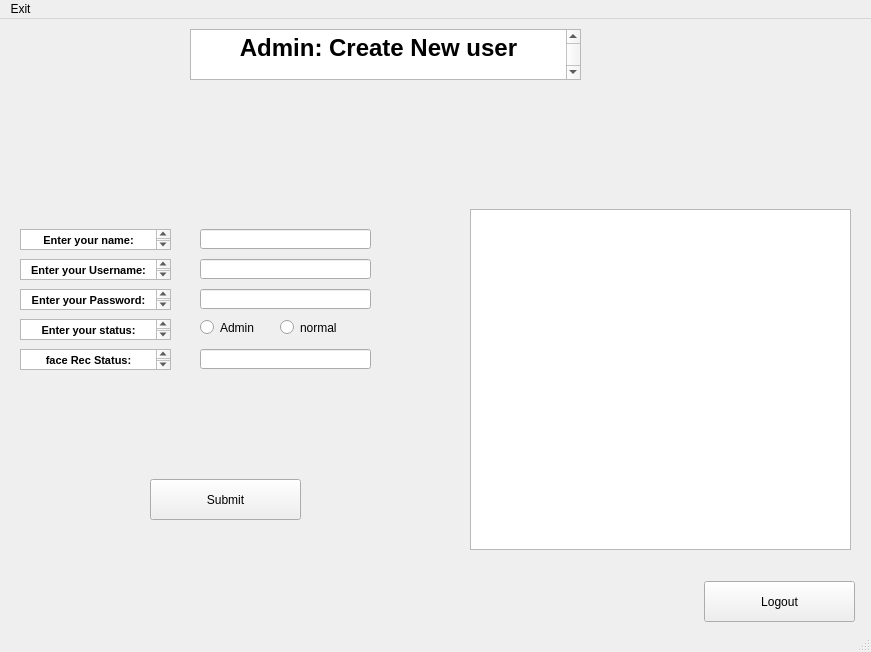
<?xml version="1.0" encoding="UTF-8"?>
<ui version="4.0">
 <class>MainWindow</class>
 <widget class="QMainWindow" name="MainWindow">
  <property name="geometry">
   <rect>
    <x>0</x>
    <y>0</y>
    <width>871</width>
    <height>652</height>
   </rect>
  </property>
  <property name="windowTitle">
   <string>MainWindow</string>
  </property>
  <widget class="QWidget" name="centralwidget">
   <widget class="QTextEdit" name="textEdit">
    <property name="geometry">
     <rect>
      <x>190</x>
      <y>10</y>
      <width>391</width>
      <height>51</height>
     </rect>
    </property>
    <property name="html">
     <string>&lt;!DOCTYPE HTML PUBLIC &quot;-//W3C//DTD HTML 4.0//EN&quot; &quot;http://www.w3.org/TR/REC-html40/strict.dtd&quot;&gt;
&lt;html&gt;&lt;head&gt;&lt;meta name=&quot;qrichtext&quot; content=&quot;1&quot; /&gt;&lt;style type=&quot;text/css&quot;&gt;
p, li { white-space: pre-wrap; }
&lt;/style&gt;&lt;/head&gt;&lt;body style=&quot; font-family:'MS Shell Dlg 2'; font-size:8.25pt; font-weight:400; font-style:normal;&quot;&gt;
&lt;p align=&quot;center&quot; style=&quot; margin-top:0px; margin-bottom:0px; margin-left:0px; margin-right:0px; -qt-block-indent:0; text-indent:0px;&quot;&gt;&lt;span style=&quot; font-size:18pt; font-weight:600;&quot;&gt;Admin: Create New user&lt;/span&gt;&lt;/p&gt;
&lt;p align=&quot;center&quot; style=&quot;-qt-paragraph-type:empty; margin-top:0px; margin-bottom:0px; margin-left:0px; margin-right:0px; -qt-block-indent:0; text-indent:0px; font-size:18pt; font-weight:600;&quot;&gt;&lt;br /&gt;&lt;/p&gt;
&lt;p align=&quot;center&quot; style=&quot;-qt-paragraph-type:empty; margin-top:0px; margin-bottom:0px; margin-left:0px; margin-right:0px; -qt-block-indent:0; text-indent:0px; font-size:18pt; font-weight:600;&quot;&gt;&lt;br /&gt;&lt;/p&gt;&lt;/body&gt;&lt;/html&gt;</string>
    </property>
   </widget>
   <widget class="QLabel" name="label">
    <property name="geometry">
     <rect>
      <x>270</x>
      <y>40</y>
      <width>231</width>
      <height>171</height>
     </rect>
    </property>
    <property name="text">
     <string>&lt;html&gt;&lt;head/&gt;&lt;body&gt;&lt;p&gt;&lt;img src=&quot;:/newPrefix/Webp.net-resizeimage.jpg&quot;/&gt;&lt;/p&gt;&lt;/body&gt;&lt;/html&gt;</string>
    </property>
   </widget>
   <widget class="QPushButton" name="pushButton_2">
    <property name="geometry">
     <rect>
      <x>704</x>
      <y>562</y>
      <width>151</width>
      <height>41</height>
     </rect>
    </property>
    <property name="text">
     <string>Logout</string>
    </property>
   </widget>
   <widget class="QTextEdit" name="textEdit_2">
    <property name="geometry">
     <rect>
      <x>20</x>
      <y>210</y>
      <width>151</width>
      <height>21</height>
     </rect>
    </property>
    <property name="html">
     <string>&lt;!DOCTYPE HTML PUBLIC &quot;-//W3C//DTD HTML 4.0//EN&quot; &quot;http://www.w3.org/TR/REC-html40/strict.dtd&quot;&gt;
&lt;html&gt;&lt;head&gt;&lt;meta name=&quot;qrichtext&quot; content=&quot;1&quot; /&gt;&lt;style type=&quot;text/css&quot;&gt;
p, li { white-space: pre-wrap; }
&lt;/style&gt;&lt;/head&gt;&lt;body style=&quot; font-family:'MS Shell Dlg 2'; font-size:8.25pt; font-weight:400; font-style:normal;&quot;&gt;
&lt;p align=&quot;center&quot; style=&quot; margin-top:0px; margin-bottom:0px; margin-left:0px; margin-right:0px; -qt-block-indent:0; text-indent:0px;&quot;&gt;&lt;span style=&quot; font-size:8pt; font-weight:600;&quot;&gt;Enter your name:&lt;/span&gt;&lt;/p&gt;
&lt;p align=&quot;center&quot; style=&quot;-qt-paragraph-type:empty; margin-top:0px; margin-bottom:0px; margin-left:0px; margin-right:0px; -qt-block-indent:0; text-indent:0px; font-size:8pt; font-weight:600;&quot;&gt;&lt;br /&gt;&lt;/p&gt;&lt;/body&gt;&lt;/html&gt;</string>
    </property>
   </widget>
   <widget class="QTextEdit" name="textEdit_3">
    <property name="geometry">
     <rect>
      <x>20</x>
      <y>240</y>
      <width>151</width>
      <height>21</height>
     </rect>
    </property>
    <property name="html">
     <string>&lt;!DOCTYPE HTML PUBLIC &quot;-//W3C//DTD HTML 4.0//EN&quot; &quot;http://www.w3.org/TR/REC-html40/strict.dtd&quot;&gt;
&lt;html&gt;&lt;head&gt;&lt;meta name=&quot;qrichtext&quot; content=&quot;1&quot; /&gt;&lt;style type=&quot;text/css&quot;&gt;
p, li { white-space: pre-wrap; }
&lt;/style&gt;&lt;/head&gt;&lt;body style=&quot; font-family:'MS Shell Dlg 2'; font-size:8.25pt; font-weight:400; font-style:normal;&quot;&gt;
&lt;p align=&quot;center&quot; style=&quot; margin-top:0px; margin-bottom:0px; margin-left:0px; margin-right:0px; -qt-block-indent:0; text-indent:0px;&quot;&gt;&lt;span style=&quot; font-size:8pt; font-weight:600;&quot;&gt;Enter your Username:&lt;/span&gt;&lt;/p&gt;
&lt;p align=&quot;center&quot; style=&quot;-qt-paragraph-type:empty; margin-top:0px; margin-bottom:0px; margin-left:0px; margin-right:0px; -qt-block-indent:0; text-indent:0px; font-size:8pt; font-weight:600;&quot;&gt;&lt;br /&gt;&lt;/p&gt;&lt;/body&gt;&lt;/html&gt;</string>
    </property>
   </widget>
   <widget class="QTextEdit" name="textEdit_4">
    <property name="geometry">
     <rect>
      <x>20</x>
      <y>270</y>
      <width>151</width>
      <height>21</height>
     </rect>
    </property>
    <property name="html">
     <string>&lt;!DOCTYPE HTML PUBLIC &quot;-//W3C//DTD HTML 4.0//EN&quot; &quot;http://www.w3.org/TR/REC-html40/strict.dtd&quot;&gt;
&lt;html&gt;&lt;head&gt;&lt;meta name=&quot;qrichtext&quot; content=&quot;1&quot; /&gt;&lt;style type=&quot;text/css&quot;&gt;
p, li { white-space: pre-wrap; }
&lt;/style&gt;&lt;/head&gt;&lt;body style=&quot; font-family:'MS Shell Dlg 2'; font-size:8.25pt; font-weight:400; font-style:normal;&quot;&gt;
&lt;p align=&quot;center&quot; style=&quot; margin-top:0px; margin-bottom:0px; margin-left:0px; margin-right:0px; -qt-block-indent:0; text-indent:0px;&quot;&gt;&lt;span style=&quot; font-size:8pt; font-weight:600;&quot;&gt;Enter your Password:&lt;/span&gt;&lt;/p&gt;
&lt;p align=&quot;center&quot; style=&quot;-qt-paragraph-type:empty; margin-top:0px; margin-bottom:0px; margin-left:0px; margin-right:0px; -qt-block-indent:0; text-indent:0px; font-size:8pt; font-weight:600;&quot;&gt;&lt;br /&gt;&lt;/p&gt;&lt;/body&gt;&lt;/html&gt;</string>
    </property>
   </widget>
   <widget class="QGraphicsView" name="graphicsView">
    <property name="geometry">
     <rect>
      <x>470</x>
      <y>190</y>
      <width>381</width>
      <height>341</height>
     </rect>
    </property>
   </widget>
   <widget class="QLineEdit" name="lineEdit">
    <property name="geometry">
     <rect>
      <x>200</x>
      <y>210</y>
      <width>171</width>
      <height>20</height>
     </rect>
    </property>
   </widget>
   <widget class="QLineEdit" name="lineEdit_2">
    <property name="geometry">
     <rect>
      <x>200</x>
      <y>240</y>
      <width>171</width>
      <height>20</height>
     </rect>
    </property>
   </widget>
   <widget class="QLineEdit" name="lineEdit_3">
    <property name="geometry">
     <rect>
      <x>200</x>
      <y>270</y>
      <width>171</width>
      <height>20</height>
     </rect>
    </property>
   </widget>
   <widget class="QTextEdit" name="textEdit_5">
    <property name="geometry">
     <rect>
      <x>20</x>
      <y>330</y>
      <width>151</width>
      <height>21</height>
     </rect>
    </property>
    <property name="html">
     <string>&lt;!DOCTYPE HTML PUBLIC &quot;-//W3C//DTD HTML 4.0//EN&quot; &quot;http://www.w3.org/TR/REC-html40/strict.dtd&quot;&gt;
&lt;html&gt;&lt;head&gt;&lt;meta name=&quot;qrichtext&quot; content=&quot;1&quot; /&gt;&lt;style type=&quot;text/css&quot;&gt;
p, li { white-space: pre-wrap; }
&lt;/style&gt;&lt;/head&gt;&lt;body style=&quot; font-family:'MS Shell Dlg 2'; font-size:8.25pt; font-weight:400; font-style:normal;&quot;&gt;
&lt;p align=&quot;center&quot; style=&quot; margin-top:0px; margin-bottom:0px; margin-left:0px; margin-right:0px; -qt-block-indent:0; text-indent:0px;&quot;&gt;&lt;span style=&quot; font-size:8pt; font-weight:600;&quot;&gt;face Rec Status:&lt;/span&gt;&lt;/p&gt;
&lt;p align=&quot;center&quot; style=&quot;-qt-paragraph-type:empty; margin-top:0px; margin-bottom:0px; margin-left:0px; margin-right:0px; -qt-block-indent:0; text-indent:0px; font-size:8pt; font-weight:600;&quot;&gt;&lt;br /&gt;&lt;/p&gt;&lt;/body&gt;&lt;/html&gt;</string>
    </property>
   </widget>
   <widget class="QPushButton" name="pushButton_3">
    <property name="geometry">
     <rect>
      <x>150</x>
      <y>460</y>
      <width>151</width>
      <height>41</height>
     </rect>
    </property>
    <property name="text">
     <string>Submit</string>
    </property>
   </widget>
   <widget class="QLineEdit" name="lineEdit_4">
    <property name="geometry">
     <rect>
      <x>200</x>
      <y>330</y>
      <width>171</width>
      <height>20</height>
     </rect>
    </property>
   </widget>
   <widget class="QTextEdit" name="textEdit_6">
    <property name="geometry">
     <rect>
      <x>20</x>
      <y>300</y>
      <width>151</width>
      <height>21</height>
     </rect>
    </property>
    <property name="html">
     <string>&lt;!DOCTYPE HTML PUBLIC &quot;-//W3C//DTD HTML 4.0//EN&quot; &quot;http://www.w3.org/TR/REC-html40/strict.dtd&quot;&gt;
&lt;html&gt;&lt;head&gt;&lt;meta name=&quot;qrichtext&quot; content=&quot;1&quot; /&gt;&lt;style type=&quot;text/css&quot;&gt;
p, li { white-space: pre-wrap; }
&lt;/style&gt;&lt;/head&gt;&lt;body style=&quot; font-family:'MS Shell Dlg 2'; font-size:8.25pt; font-weight:400; font-style:normal;&quot;&gt;
&lt;p align=&quot;center&quot; style=&quot; margin-top:0px; margin-bottom:0px; margin-left:0px; margin-right:0px; -qt-block-indent:0; text-indent:0px;&quot;&gt;&lt;span style=&quot; font-size:8pt; font-weight:600;&quot;&gt;Enter your status:&lt;/span&gt;&lt;/p&gt;
&lt;p align=&quot;center&quot; style=&quot;-qt-paragraph-type:empty; margin-top:0px; margin-bottom:0px; margin-left:0px; margin-right:0px; -qt-block-indent:0; text-indent:0px; font-size:8pt; font-weight:600;&quot;&gt;&lt;br /&gt;&lt;/p&gt;&lt;/body&gt;&lt;/html&gt;</string>
    </property>
   </widget>
   <widget class="QRadioButton" name="radioButton">
    <property name="geometry">
     <rect>
      <x>200</x>
      <y>300</y>
      <width>82</width>
      <height>17</height>
     </rect>
    </property>
    <property name="text">
     <string>Admin</string>
    </property>
   </widget>
   <widget class="QRadioButton" name="radioButton_2">
    <property name="geometry">
     <rect>
      <x>280</x>
      <y>300</y>
      <width>82</width>
      <height>17</height>
     </rect>
    </property>
    <property name="text">
     <string>normal</string>
    </property>
   </widget>
  </widget>
  <widget class="QMenuBar" name="menubar">
   <property name="geometry">
    <rect>
     <x>0</x>
     <y>0</y>
     <width>871</width>
     <height>21</height>
    </rect>
   </property>
   <widget class="QMenu" name="menuExit">
    <property name="title">
     <string>Exit</string>
    </property>
   </widget>
   <addaction name="menuExit"/>
  </widget>
  <widget class="QStatusBar" name="statusbar"/>
 </widget>
 <resources>
  <include location="rochePic.qrc"/>
 </resources>
 <connections/>
</ui>
